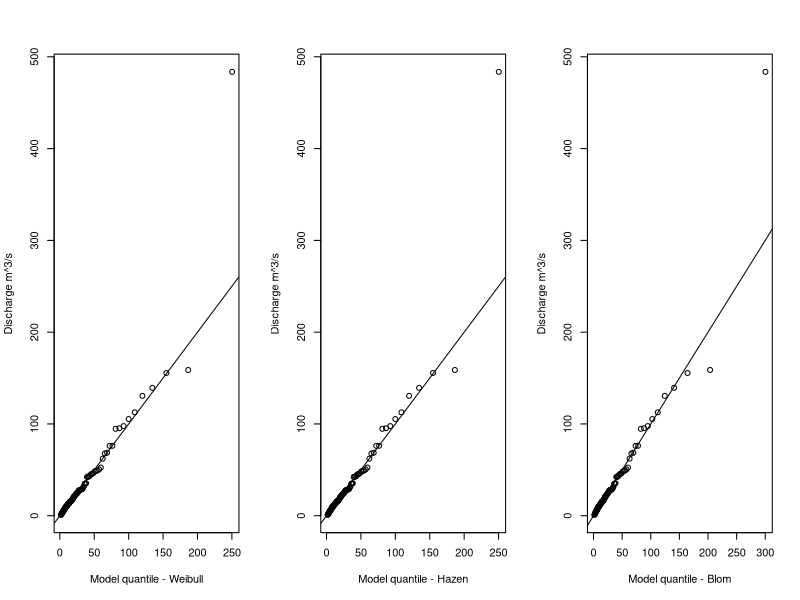
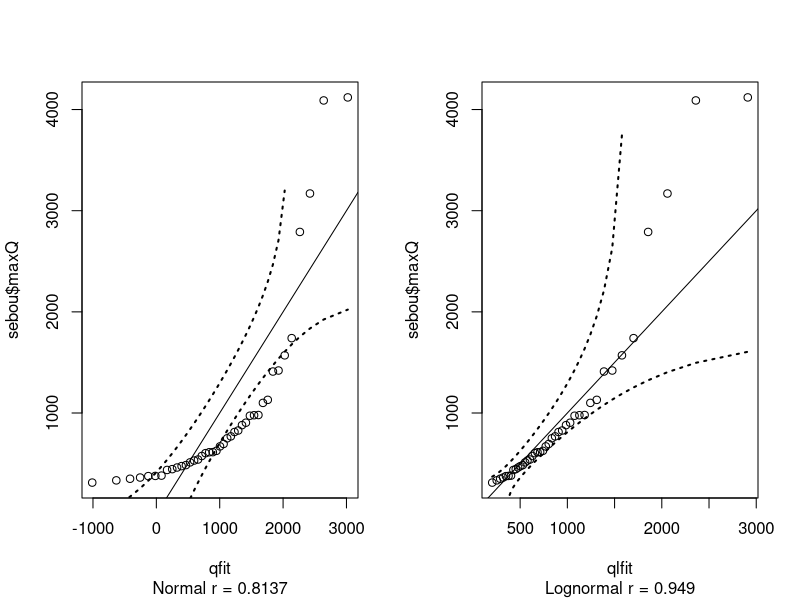

These charts were generated, in order, by the following R code:
## ---- chunk 1
ppwei=function(i,n)  { i/(n+1) }
pphaz=function(i,n)  { (i-(0.5))/(n) }
ppblom=function(i,n) { (i-(3/8))/(n+(1/4)) }
varpi=function(i,n)  { (i*(n-i-1))/(((n+1)^2)*(n+2)) }
## ---- chunk 2
lll=rlnorm(n=100,meanlog=3,sdlog=1)
lll=sort(lll,decreasing=TRUE)
nn=length(lll)
wei=ppwei(seq(1,length(lll)),length(lll))
haz=pphaz(seq(1,length(lll)),length(lll))
blom=ppblom(seq(1,length(lll)),length(lll))
sddd=(varpi(seq(1,length(lll)),length(lll)))
pwei=ppwei(1:nn,nn)
phaz=pphaz(1:nn,nn)
pblom=ppblom(1:nn,nn)
qiwei=sort(qlnorm(pwei,meanlog=mean(log(lll)),sdlog=sd(log(lll))),decreasing=TRUE)
qihaz=sort(qlnorm(pwei,meanlog=mean(log(lll)),sdlog=sd(log(lll))),decreasing=TRUE)
qiblom=sort(qlnorm(pblom,meanlog=mean(log(lll)),sdlog=sd(log(lll))),decreasing=TRUE)
## ---- chunk 3
par(mfrow=c(1,3))
plot(qiwei,lll,xlab="Model quantile - Weibull",ylab="Discharge m^3/s")
abline(0,1)
plot(qihaz,lll,xlab="Model quantile - Hazen",ylab="Discharge m^3/s")
abline(0,1)
plot(qiblom,lll,xlab="Model quantile - Blom",ylab="Discharge m^3/s")
abline(0,1)
## ---- chunk 4
mqwei=max(qiwei)
mqhaz=max(qihaz)
mqblo=max(qiblom) 
data.frame(Weibull=mqwei,Hazen=mqhaz,Blom=mqblo,Actual=max(lll))
## ---- chunk 5
data.frame(Min=0.29/100,Max=1.38/(100+2),Weibull=1-max(pwei),Hazen=1-max(phaz),Blom=1-max(pblom),StDev=sddd[1])
## ---- chunk 6
sebou=read.csv("../HW1/sebou.csv")
sebou$maxQ=sort(sebou$maxQ)
n=length(sebou$maxQ)
i=1:n
iii=2:(n-1)
## ---- chunk 7
ks.test(x=sebou$maxQ,"pnorm")
calpha=0.895/(sqrt(n)-0.01+(0.85/sqrt(n))) #for alpha = 0.05
up=((i-1)/n)+calpha
down=(i/n)-calpha
up[which(up>1)]=1
down[which(down<0)]=0
ks.hi=qnorm(up,mean=mean(sebou$maxQ),sd=sd(sebou$maxQ))
ks.lo=qnorm(down,mean=mean(sebou$maxQ),sd=sd(sebou$maxQ))

ks.hi.l=qlnorm(up,meanlog=mean(log(sebou$maxQ)),sdlog=sd(log(sebou$maxQ)))
ks.lo.l=qlnorm(down,meanlog=mean(log(sebou$maxQ)),sdlog=sd(log(sebou$maxQ)))
## ---- chunk 8
#7.17c - Normal
qfit=qnorm(ppblom(1:n,n),mean=mean(sebou$maxQ),sd=sd(sebou$maxQ))

#7.17d - Lognormal
qlfit=qlnorm(ppwei(1:n,n),meanlog=mean(log(sebou$maxQ)),sdlog=sd(log(sebou$maxQ)))

#7.17g
par(mfrow=c(1,2))
pi1=1-((0.5)^(1/n))
pi2n1=(iii-0.3175)/(n+0.365) #Filliben 1975 plotting position
piin=(0.5)^(1/n)
pii=c(pi1,pi2n1,piin)
cor1=cor(sebou$maxQ,qfit)
cor2=cor(sebou$maxQ,qlfit)
plot(qfit,sebou$maxQ,sub=paste("Normal r =",signif(cor1,digits=4)))
lines(qfit,ks.hi,lty=3,lwd=2)
lines(qfit,ks.lo,lty=3,lwd=2)
abline(0,1)
plot(qlfit,sebou$maxQ,sub=paste("Lognormal r =",signif(cor2,digits=4)))
lines(qlfit,ks.hi.l,lty=3,lwd=2)
lines(qlfit,ks.lo.l,lty=3,lwd=2)
abline(0,1)
